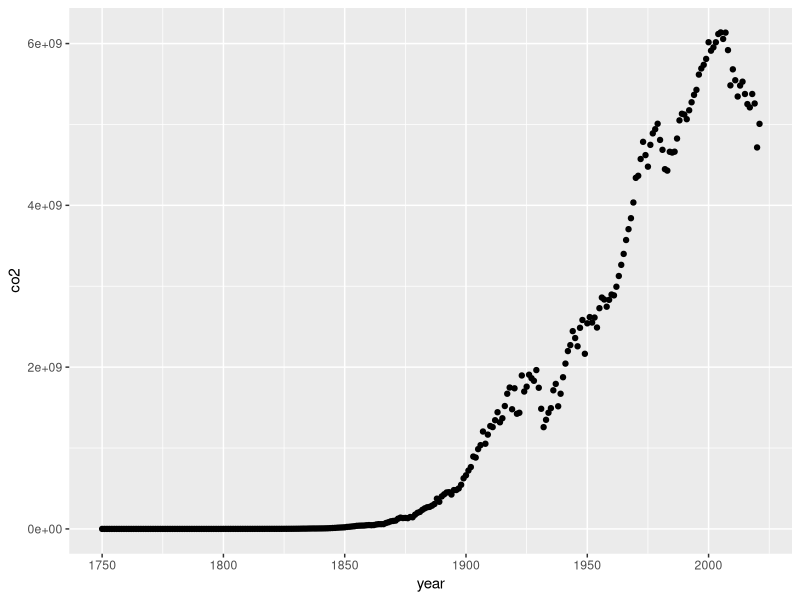

The R script that drew this image: (Note: this script raises an error after producing the figure.)
## ---- chunk 1
library(tidyverse)
emissions <- read_csv("annual-co2-emissions-per-country.csv")

emissions_mod <- emissions |>
  rename(country = Entity,
         code = Code,
         year = Year,
         co2 = "Annual CO2 emissions") |>
  select(-code) |>
  filter(country == "United States")
emissions_mod

emissions_mod_graph <- emissions_mod |>
  ggplot(mapping = aes(x = year,
                       y = co2)) +
  geom_point()
emissions_mod_graph
##go for 1970s
## ---- chunk 2
media_mod <- as.matrix(read_csv("usa_dataset_mod.csv", col_names = FALSE))
media_mod[1,]<- c("year", rep(2000:2022, each = 12))
media_mod[2,1] <- "month"
media_mod <- as_tibble(media_mod)
media_mod <- t(as.matrix(media_mod))
col_names <- media_mod[1,]
media_mod <- media_mod[-1,]
media_mod <- as_tibble(media_mod)
colnames(media_mod) <- col_names

##Sooahn wrote the above code

## ---- chunk 3
media_mod_1 <- media_mod |>
  select(year, "5 newspapers combined") |>
  group_by(year) |>
  summarize(n = n("5 newspapers combined"))
media_mod_1
## ---- chunk 4
library(foreign)
lgbt <- read.spss("pew2013lgbtpublicdatarelease.sav", to.data.frame=TRUE)

lgbt_data <- lgbt |>
  select(NEWCASEID, OFTVOTE, Q53, SEX, Q71, EMPLOY2, PPEDUCAT) |>
  rename(id = NEWCASEID,
         oft_vote = OFTVOTE,
         national_acceptance = Q53,
         sex = SEX,
         local_acceptance = Q71,
         job_status = EMPLOY2,
         ed_status = PPEDUCAT) |>
  mutate(national_acceptance_mod = case_when(
    national_acceptance == "None at all" ~ 0,
    national_acceptance == "Only a little" ~ 1,
    national_acceptance == "Some" ~ 2,
    national_acceptance == "A lot" ~ 3
  )) |>
  mutate(oft_vote_mod = case_when(
    oft_vote == "Seldom" ~ 0,
    oft_vote == "Part of the time" ~ 1,
    oft_vote == "Nearly always" ~ 2,
    oft_vote == "Always" ~ 3
  )) |>
  mutate(sex_mod = if_else(sex == "Female", 1, 0)
  ) |>
  mutate(ed_status_mod = if_else(ed_status == "Bachelor's degree or higher", 1, 0)
    ) |>
  mutate(local_acceptance_mod = case_when(
    local_acceptance == "None at all" ~ 0,
    local_acceptance == "Only a little" ~ 1,
    local_acceptance == "Some" ~ 2,
    local_acceptance == "A lot" ~ 3
  )) |>
  mutate(job_status_mod = if_else(job_status == "Employed full-time", 1, 0)
  ) |>
  select(id, national_acceptance_mod, oft_vote_mod, sex_mod, ed_status_mod, local_acceptance_mod) |>
  drop_na()
lgbt_data

##barplot of voting (dependent variable)

ggplot(data = lgbt_data, mapping = aes(x = factor(national_acceptance_mod),
                                       y = oft_vote_mod)) +
  geom_boxplot() +
  labs(
    x = "Feelings of National Acceptance of LGBT Identity"
  )
